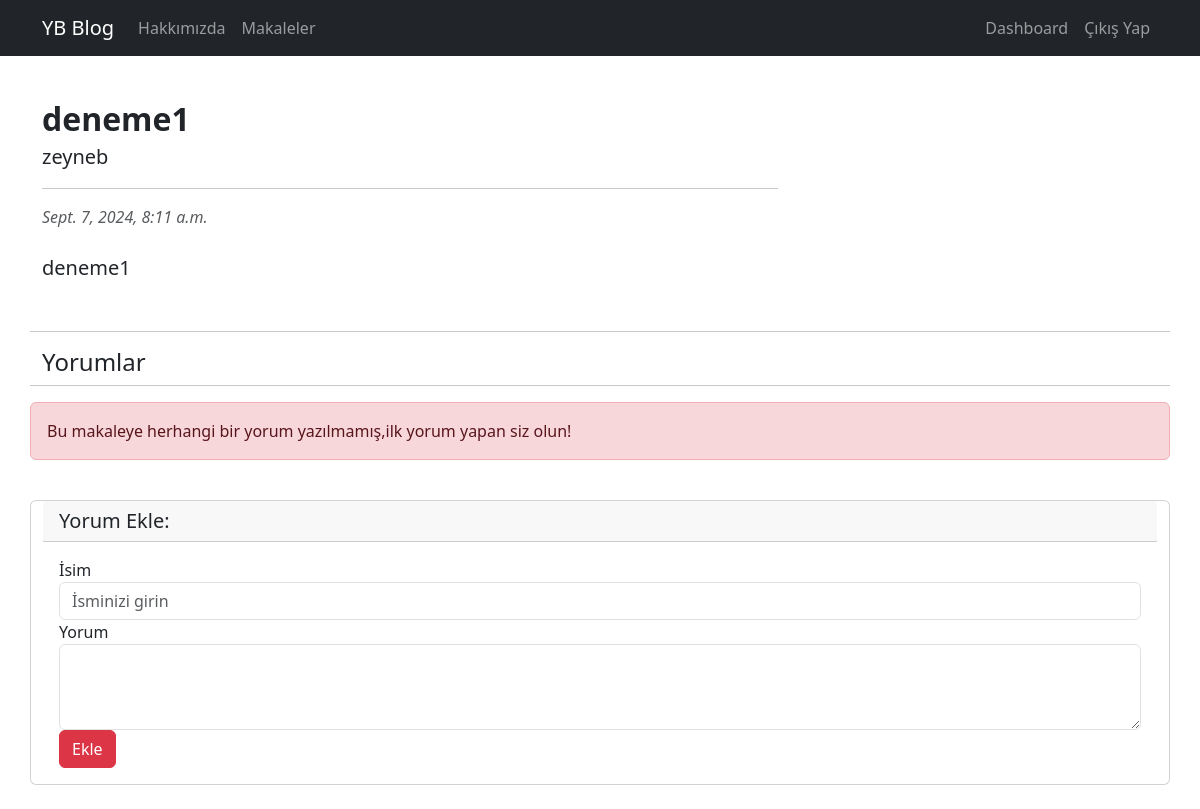
The page /article/detail/1 (signed in) on the database as committed earlier.
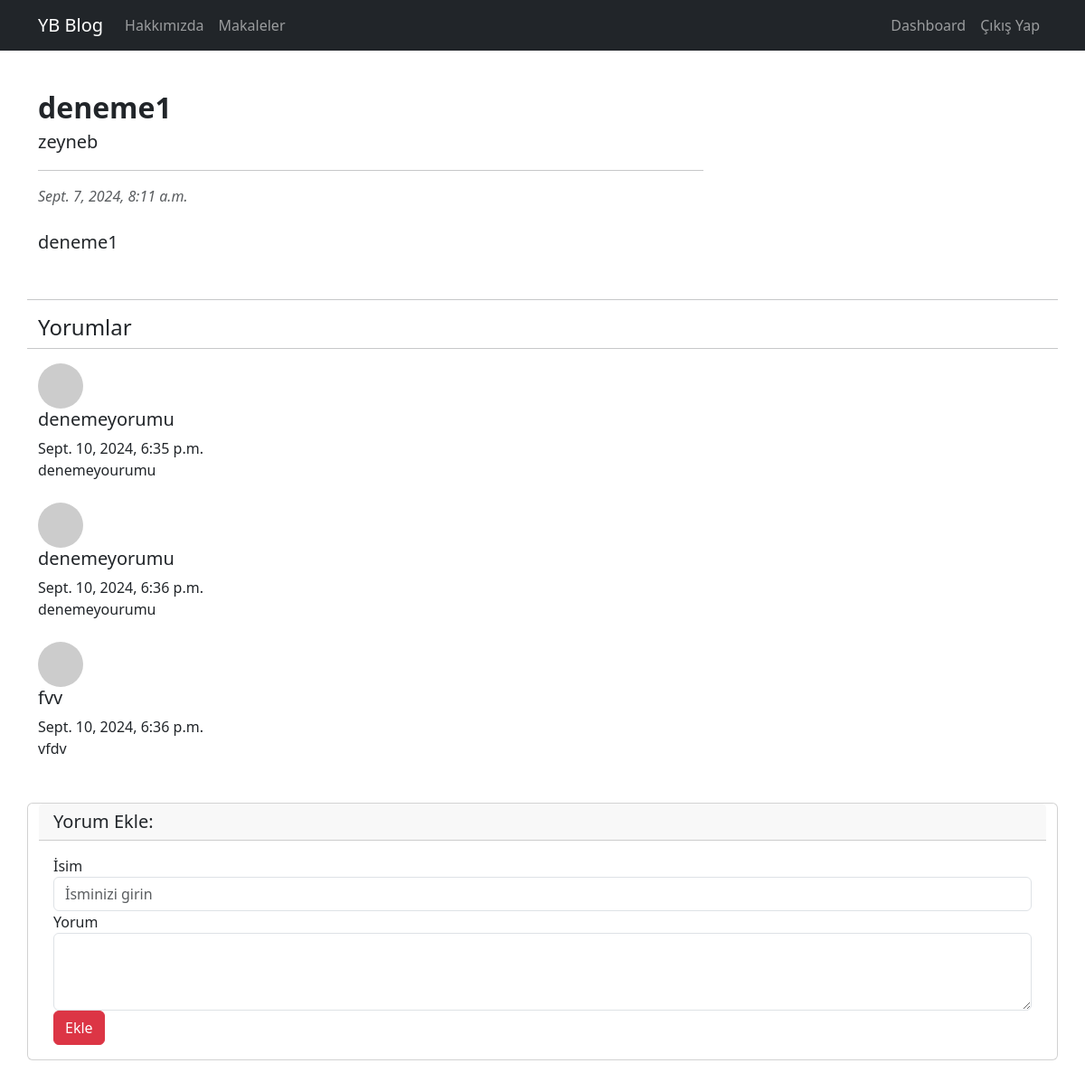
The same page on the database as committed later.
### article/models.py (models this page shows, shortened)
class Article(models.Model):          #bu article ı kayıt etmen gerekiyor admin.py den
    author=models.ForeignKey("auth.User", on_delete=models.CASCADE)  #django ile hazır gelen Users tablosunu burda kullnadık referans aldık, ondelete->o o user silinirse diğer her şeyi veritabanından silinecek
    title=models.CharField(max_length=50)
    content=RichTextField()
    created_date=models.DateTimeField(auto_now_add=True)     #verbose_name ile bu alanların admin panelindeki ismini değiştirebilirsin
    article_image = models.FileField(blank=True, null=True, verbose_name="Görsel ekleyin")   # Article modelinde değişiklik yaptığımızı bildirmek için pythonmanage.py makemigrations ve sonra yine " " migrate
    class Meta:
        ordering=['-created_date']

class Comment(models.Model):
    article=models.ForeignKey(Article, on_delete=models.CASCADE, verbose_name="Makale", related_name="comments")   #article.comments deyince commentlerşne de ulaşılbilmeyi sağlıyor
    comment_author=models.CharField(max_length=50, verbose_name="İsim")
    comment_content=models.CharField(max_length=200, verbose_name="Yorum")
    comment_date=models.DateTimeField(auto_now_add=True)
    class Meta:
        ordering=["comment_date"]          #modeli değiştirdiğimiz için yine migrateion vs işlemlerini yapman lazım

### article/views.py (the view)
# urls.py: path('detail/<int:id>', views.detail, name="detail"),
@login_required
def detail(request, id):
    article=get_object_or_404(Article, id=id )
    comments=article.comments.all()
    return render(request, "detail.html", {"article":article , "comments":comments})

### templates/detail.html (shortened to what this page needs)
{% extends 'layout.html' %}
{% block body %}
<div class="row">
    <div class="col-lg-8">
        <article>
            <header class="mb-4">
                <h2 class="fw-bolder mb-1">{{article.title}}</h2>
                <p class="lead">{{article.author}}</p>
                <hr>
                <div class="text-muted fst-italic mb-2">{{article.created_date}}</div>
            </header>
            <section class="mb-5">
                <p class="fs-5 mb-4">{{article.content|safe}}</p>
            </section>
        </article>
    </div>
    <hr>
    <h4>Yorumlar</h4>
    <hr>
    {% if comments %}
    {% for comment in comments %}
    <div class="media mb-4">
        <img class="d-flex mr-3 rounded-circle" src="http://placehold.it/50x50" alt="">
        <div class="media-body">
            <h5 class="mt-0">{{comment.comment_author}}</h5>
            {{comment.comment_date}} <br>
            {{comment.comment_content}}
        </div>
    </div>
    {% endfor %}
    {% else %}
    <div class="alert alert-danger">
        Bu makaleye herhangi bir yorum yazılmamış,ilk yorum yapan siz olun!
    </div>
    {% endif %}
        <div class="card my-4">
            <h5 class="card-header">Yorum Ekle:</h5>
            <div class="card-body">
                <form method="post" action="{% url 'article:comment' article.id %}">
                    <div class="form-group">
                        <label for="formGroupExampleInput">İsim</label>
                        <input name="comment_author" type="text" class="form-control" id="formGroupExampleInput"
                            placeholder="İsminizi girin">
                    </div>
                    <div class="form-group">
                        <label for="formGroupExampleInput">Yorum</label>
                        <textarea name="comment_content" class="form-control" rows="3"></textarea>
                    </div>
                    <button type="submit" class="btn btn-danger">Ekle</button>
                </form>
            </div>
        </div>
    </div>
</div>
{% endblock %}

### templates/layout.html (shortened to what this page needs)
<!DOCTYPE html>
<html lang="en">
<head>
    <link href="https://cdn.jsdelivr.net/npm/bootstrap@5.3.3/dist/css/bootstrap.min.css" rel="stylesheet"
>
</head>
<body>
    {% include 'includes/navbar.html' %}
    <div style="margin-top:100px" class="container">
        {% block body %}
        {% endblock %}
</body>
</html>

### templates/includes/navbar.html (shortened to what this page needs)
<nav class="navbar navbar-expand-lg navbar-dark bg-dark fixed-top">
  <div class="container">
    <a class="navbar-brand" href="/">YB Blog</a>
    <div class="collapse navbar-collapse" id="navbarSupportedContent">
      <ul class="navbar-nav me-auto">
        <li class="nav-item">
          <a class="nav-link" href="{% url 'about' %}">Hakkımızda</a>
        </li>
        <li class="nav-item">
          <a class="nav-link" href="{% url 'article:articles' %}">Makaleler</a>
        </li>
      </ul>
      <ul class="navbar-nav ms-auto">
        {% if request.user.is_authenticated %}
        <li class="nav-item">
          <a class="nav-link" href="{% url 'article:dashboard' %}">Dashboard</a>
        </li>
        <li class="nav-item">
          <a class="nav-link" href="{% url 'user:logout' %}">Çıkış Yap</a>
        </li>
        {% endif %}
      </ul>
    </div>
  </div>
</nav>

Rows that differ between the two databases and show on the page:
added Comment: comment_author "denemeyorumu", comment_date "Sept. 10, 2024, 6:35 p.m.", comment_content "denemeyourumu"
added Comment: comment_author "denemeyorumu", comment_date "Sept. 10, 2024, 6:36 p.m.", comment_content "denemeyourumu"
added Comment: comment_author "fvv", comment_date "Sept. 10, 2024, 6:36 p.m.", comment_content "vfdv"
Other text that changed with them:
text no longer shown: "Bu makaleye herhangi bir yorum yazılmamış,ilk yorum yapan siz olun!"
